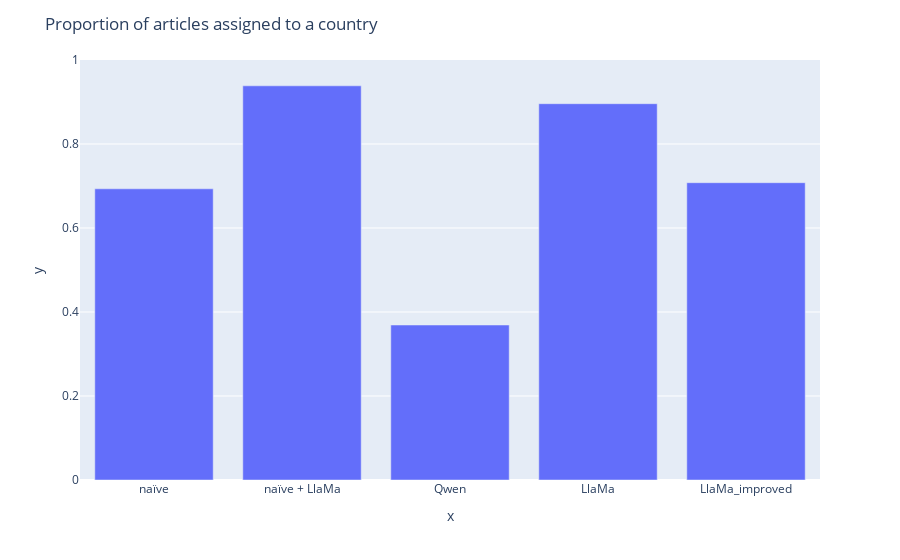

Notebook source saved alongside this figure:
### Code cell
fig = px.bar(x=results.keys(), y=results.values())
fig.update_layout(title="Proportion of articles assigned to a country")
fig.update_yaxes(range=[0, 1])
fig.show()
fig.write_html("test_plt.html")

### Figure 1 — Plotly figure (JSON) as saved in the notebook; plotly's stock layout.template omitted (floating-point values rounded to 4 significant figures)
{"data": [{"alignmentgroup": "True", "hovertemplate": "x=%{x}<br>y=%{y}<extra></extra>", "legendgroup": "", "marker": {"color": "#636efa", "pattern": {"shape": ""}}, "name": "", "offsetgroup": "", "orientation": "v", "showlegend": false, "textposition": "auto", "type": "bar", "x": ["naïve", "naïve + LlaMa", "Qwen", "LlaMa", "LlaMa_improved"], "xaxis": "x", "y": [0.6933, 0.9385, 0.369, 0.896, 0.7079], "yaxis": "y"}], "layout": {"barmode": "relative", "legend": {"tracegroupgap": 0}, "margin": {"t": 60}, "title": {"text": "Proportion of articles assigned to a country"}, "xaxis": {"anchor": "y", "domain": [0, 1], "title": {"text": "x"}}, "yaxis": {"anchor": "x", "domain": [0, 1], "range": [0, 1], "title": {"text": "y"}}}}
